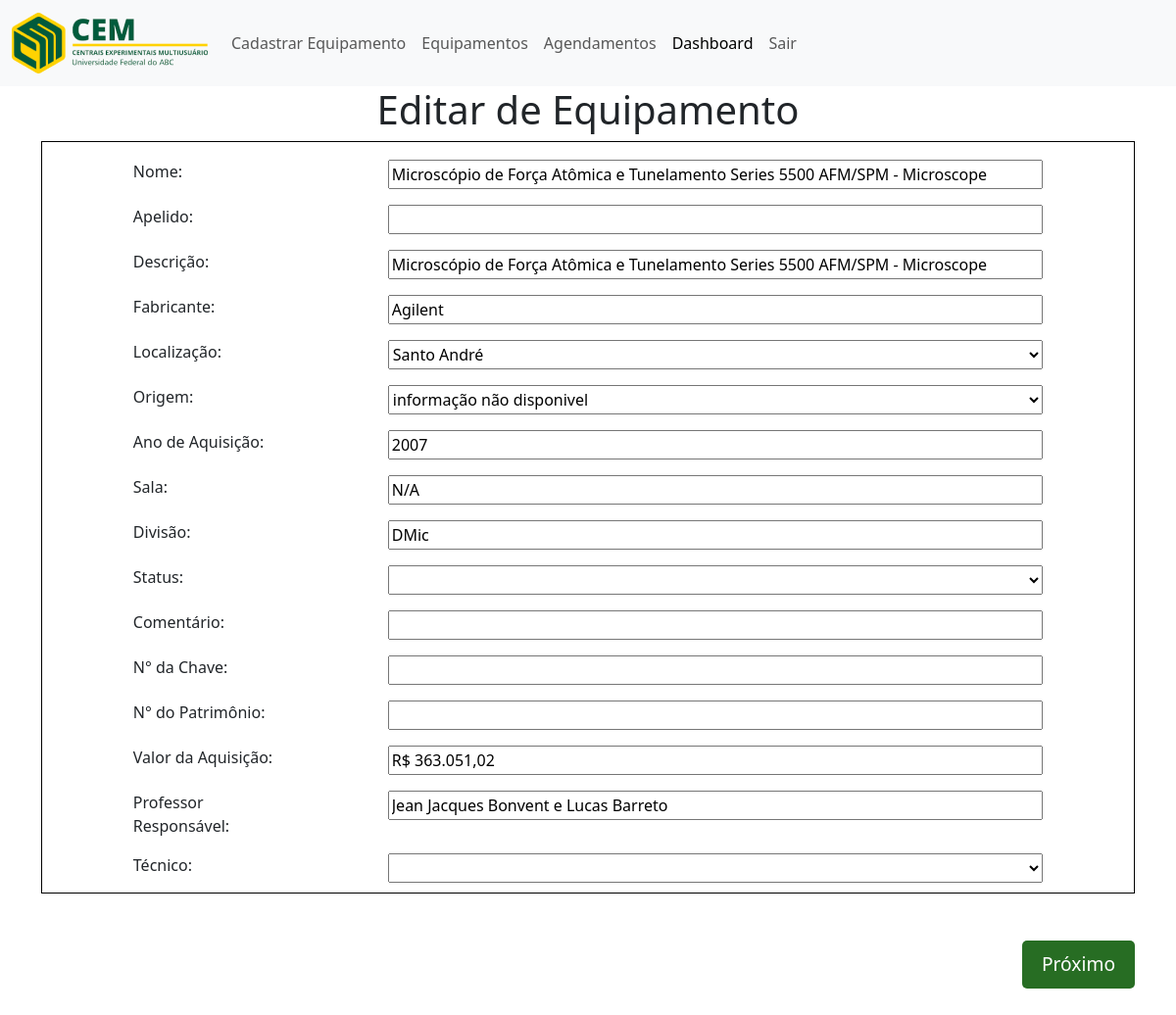
Page /equipamentos/equipamento/editar/35/ on the earlier database version.
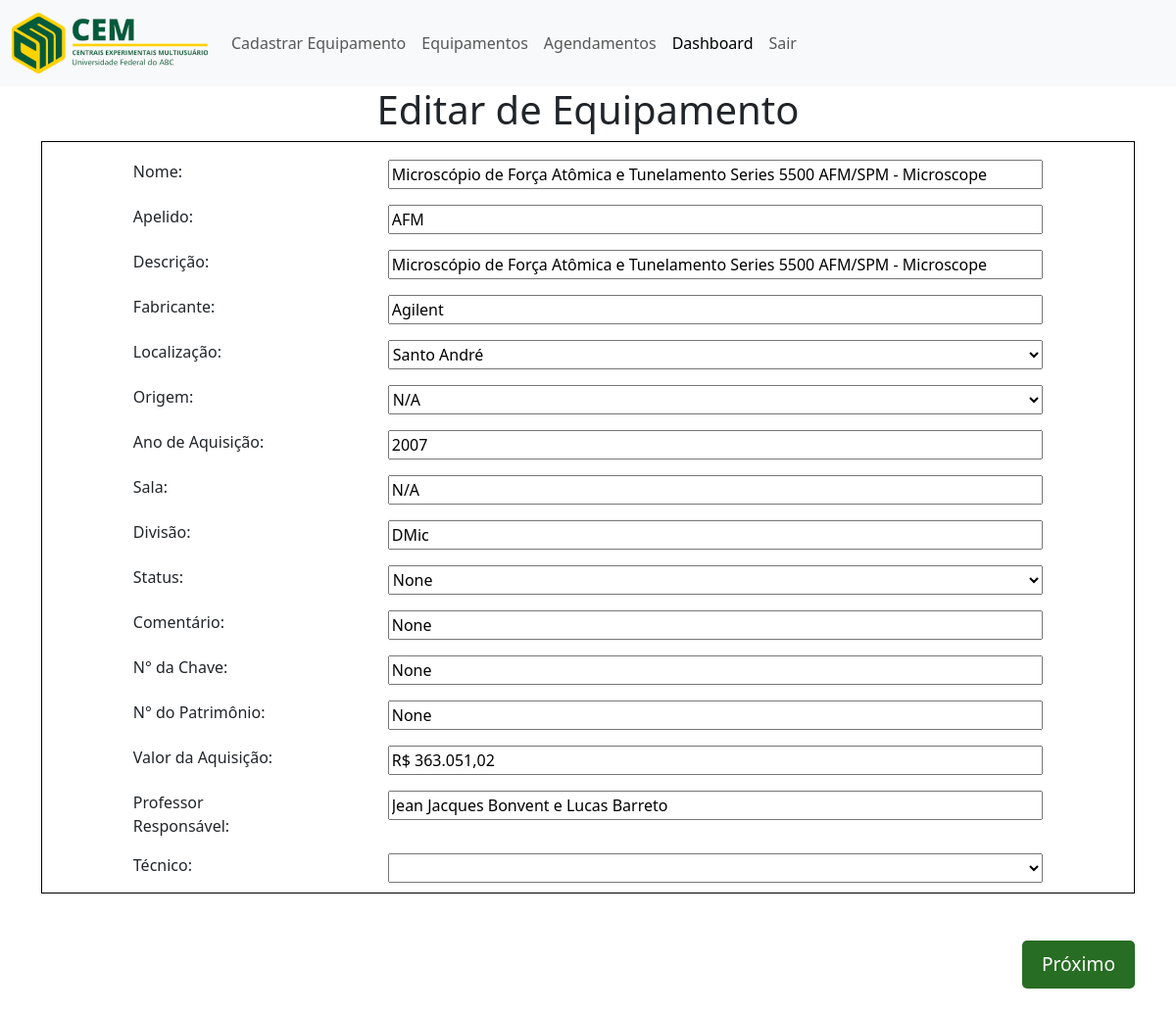
Same page on the later database version.
### equipamentos/models.py (models this page shows, shortened)
class Equipamento(models.Model):
    id_equipamento = models.AutoField(primary_key=True)
    nome = models.CharField(max_length=100)
    apelido = models.CharField(max_length=20)
    descricao = models.CharField(max_length=100)
    fabricante = models.CharField(max_length=100)
    localizacao = models.CharField(max_length=30)
    origem = models.CharField(max_length=10, blank=True, null=True)
    ano_aquisicao = models.CharField(max_length=255, blank=True, null=True)
    sala = models.CharField(max_length=20, blank=True, null=True)
    divisao = models.CharField(max_length=255, null=True, blank=True)
    status = models.CharField(max_length=20, blank=True, null=True)
    comentario = models.CharField(max_length=20, blank=True, null=True)
    chave = models.CharField(max_length=255, blank=True, null=True)
    patrimonio = models.CharField(max_length=255, blank=True, null=True)
    aquisicao = models.CharField(max_length=100, blank=True, null=True)
    tem_palestra = models.BooleanField(default=False)
    tem_prova = models.BooleanField(default=False)
    prof = models.CharField(max_length=255, blank=True, null=True)
    tecnicos = models.ManyToManyField(Tecnico, blank=True, null=True)

### equipamentos/views.py (the view)
# urls.py: path('equipamento/editar/<int:id_equipamento>/', views.editar_equipamento, name='editar_equipamento'),
def editar_equipamento(request, id_equipamento):
    equipamento = get_object_or_404(Equipamento, id_equipamento=id_equipamento)
    return render(request, 'equipamentos/editar_equipamento.html', {'equipamento': equipamento})

### equipamentos/templates/equipamentos/editar_equipamento.html (shortened to what this page needs)
{% extends 'equipamentos/base.html' %}
{% load static %}
{% block conteudo %}
  <div class="container">
    <h1>Editar de Equipamento</h1>
    <form action="{% url 'salvar_edicao_equipamento' id_equipamento=equipamento.id_equipamento %}" method="post" class="form-equipamento">
      <div class="forms-cadastro">
        <div class="mt-3 questao">
          <label for="nome">Nome:</label>
          <input type="text" name="nome" value="{{ equipamento.nome }}" id="nome" required />
        </div>
        <div class="mt-3 questao">
          <label for="apelido">Apelido:</label>
          <input type="text" name="apelido" value="{{ equipamento.apelido }}" id="apelido" required />
        </div>
        <div class="mt-3 questao">
          <label for="descricao">Descrição:</label>
          <input type="text" name="descricao" value="{{ equipamento.descricao }}" id="descricao" required />
        </div>
        <div class="mt-3 questao">
          <label for="fabricante">Fabricante:</label>
          <input type="text" name="fabricante" value="{{ equipamento.fabricante }}" id="fabricante" required />
        </div>
        <div class="mt-3 questao">
          <label for="localizacao">Localização:</label>
          <select name="localizacao" id="localizacao" required>
            <option value="{{ equipamento.localizacao }}">{{ equipamento.localizacao }}</option>
          </select>
        </div>
        <div class="mt-3 questao">
          <label for="origem">Origem:</label>
          <select name="origem" id="origem" required>
            <option value="{{ equipamento.origem }}">{{ equipamento.origem }}</option>
          </select>
        </div>
        <div class="mt-3 questao">
          <label for="ano_aquisicao">Ano de Aquisição:</label>
          <input type="text" name="ano_aquisicao" value="{{ equipamento.ano_aquisicao }}" id="ano_aquisicao" required />
        </div>
        <div class="mt-3 questao">
          <label for="sala">Sala:</label>
          <input type="text" name="sala" value="{{ equipamento.sala }}" id="sala" />
        </div>
        <div class="mt-3 questao">
          <label for="divisao">Divisão:</label>
          <input type="text" name="divisao" value="{{ equipamento.divisao }}" id="divisao" />
        </div>
        <div class="mt-3 questao">
          <label for="status">Status:</label>
          <select name="status" id="status" required>
            <option value="{{ equipamento.status }}">{{ equipamento.status }}</option>
            <option value="ativo">Ativo</option>
          </select>
        </div>
        <div class="mt-3 questao">
          <label for="comentario">Comentário:</label>
          <input type="text" name="comentario" value="{{ equipamento.comentario }}" id="comentario" />
        </div>
        <div class="mt-3 questao">
          <label for="chave">N° da Chave:</label>
          <input type="text" name="chave" value="{{ equipamento.chave }}" id="chave" />
        </div>
        <div class="mt-3 questao">
          <label for="patrimonio">N° do Patrimônio:</label>
          <input type="text" name="patrimonio" value="{{ equipamento.patrimonio }}" id="patrimonio" />
        </div>
        <div class="mt-3 questao">
          <label for="aquisicao">Valor da Aquisição:</label>
          <input type="text" name="aquisicao" value="{{ equipamento.aquisicao }}" id="aquisicao" />
        </div>
        <div class="mt-3 questao">
          <label for="prof">Professor Responsável:</label>
          <input type="text" name="prof" value="{{ equipamento.prof }}" id="prof" />
        </div>
        <div class="mt-3 questao">
          <label for="tecnico">Técnico:</label>
          <select name="tecnico" id="tecnico">
          </select>
        </div>
      </div>
      <div class="d-flex justify-content-end mt-5">
        <button type="submit" class="btn-proximo mb-5">Próximo</button>
      </div>
    </form>
  </div>
{% endblock %}

Differences in the rows shown:
changed Equipamento "Microscópio de Força Atômica e Tunelamento Series 5500 AFM/SPM - Microscope": apelido (not shown) → "AFM"; origem "informação não disponivel" → "N/A"; status (not shown) → "None"; comentario (not shown) → "None"; chave (not shown) → "None"; patrimonio (not shown) → "None"
